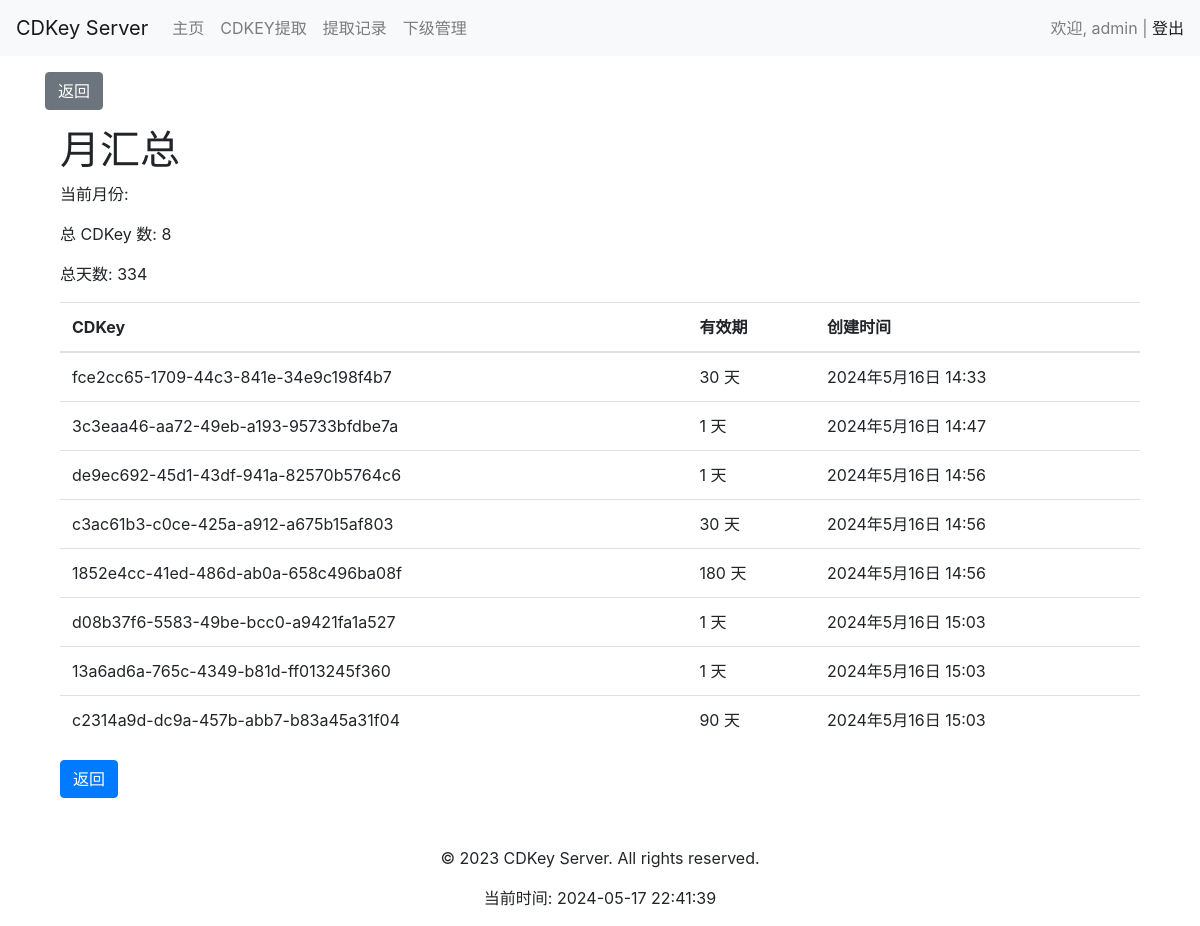
The page /user/cdkey/monthly-summary/ (signed in) on the database as committed earlier.
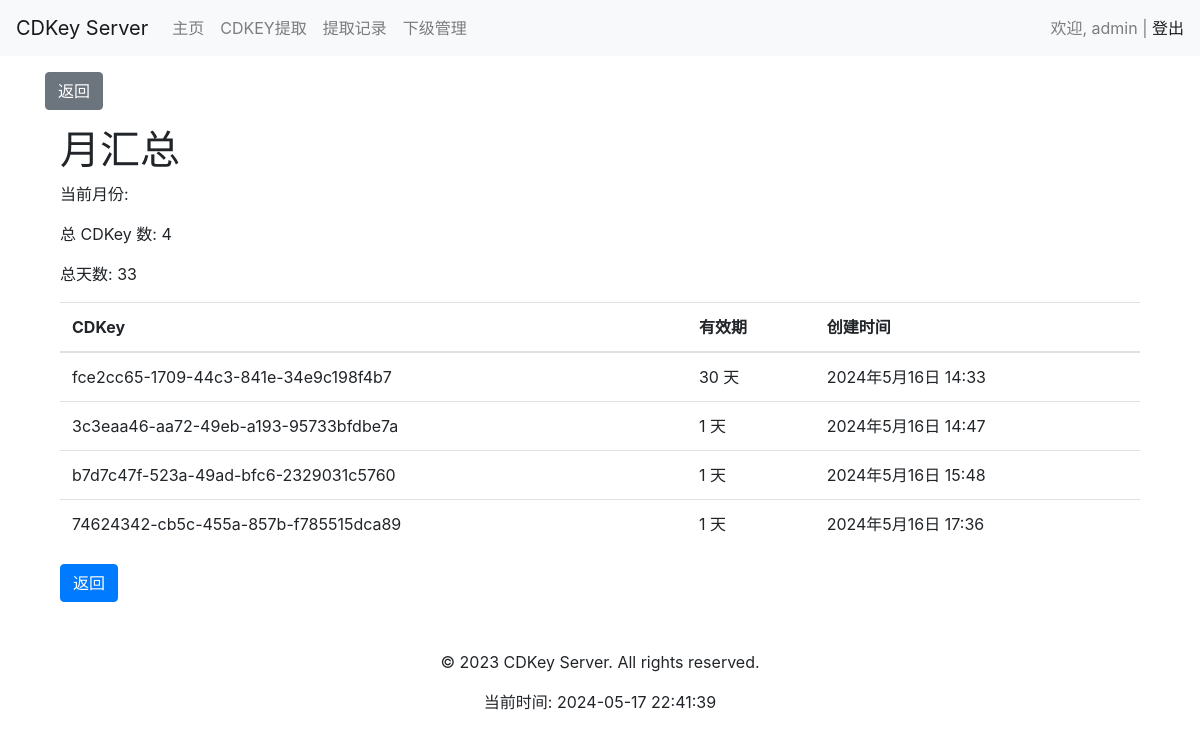
The same page on the database as committed later.
### user/models.py (models this page shows, shortened)
class CDKey(models.Model):
    VALIDITY_CHOICES = [
        (1, '1 天'),
        (30, '30 天'),
        (90, '90 天'),
        (180, '180 天'),
        (365, '365 天'),
        (730, '730 天'),
    ]
    key = models.CharField(max_length=255, unique=True)
    created_at = models.DateTimeField(auto_now_add=True)
    expires_at = models.DateTimeField()
    created_by = models.ForeignKey('User', on_delete=models.CASCADE, related_name='created_cdkeys')
    used_by = models.ForeignKey('User', on_delete=models.CASCADE, related_name='used_cdkeys', null=True, blank=True)
    used_at = models.DateTimeField(null=True, blank=True)
    validity_days = models.IntegerField(choices=VALIDITY_CHOICES, default=1)
    is_used_field = models.BooleanField(default=False, verbose_name="是否已使用")

### user/views.py (the view)
# urls.py: path('cdkey/monthly-summary/', views.cdkey_monthly_summary, name='cdkey_monthly_summary'),
def cdkey_monthly_summary(request):
    current_month = datetime.now().month
    current_year = datetime.now().year
    cdkeys = CDKey.objects.filter(created_by=request.user, created_at__month=current_month, created_at__year=current_year)
    total_cdkeys = cdkeys.count()
    total_days = sum(cdkey.validity_days for cdkey in cdkeys)
    context = {
        'cdkeys': cdkeys,
        'total_cdkeys': total_cdkeys,
        'total_days': total_days,
    }
    return render(request, 'user/cdkey_monthly_summary.html', context)

### user/templates/user/cdkey_monthly_summary.html
{% extends 'base.html' %}
{% block content %}
<div class="container">
    <h1>月汇总</h1>
    <p>当前月份: {{ current_month }}</p>
    <p>总 CDKey 数: {{ total_cdkeys }}</p>
    <p>总天数: {{ total_days }}</p>
    <table class="table">
        <thead>
            <tr>
                <th>CDKey</th>
                <th>有效期</th>
                <th>创建时间</th>
            </tr>
        </thead>
        <tbody>
            {% for cdkey in cdkeys %}
            <tr>
                <td>{{ cdkey.key }}</td>
                <td>{{ cdkey.validity_days }} 天</td>
                <td>{{ cdkey.created_at }}</td>
            </tr>
            {% endfor %}
        </tbody>
    </table>
    <a href="{% url 'user:cdkey_record' %}" class="btn btn-primary">返回</a>
</div>
{% endblock %}

Rows that differ between the two databases and show on the page:
removed CDKey: key "de9ec692-45d1-43df-941a-82570b5764c6", validity_days "1", created_at "2024年5月16日 14:56"
removed CDKey: key "c3ac61b3-c0ce-425a-a912-a675b15af803", validity_days "30", created_at "2024年5月16日 14:56"
removed CDKey: key "1852e4cc-41ed-486d-ab0a-658c496ba08f", validity_days "180", created_at "2024年5月16日 14:56"
removed CDKey: key "d08b37f6-5583-49be-bcc0-a9421fa1a527", validity_days "1", created_at "2024年5月16日 15:03"
removed CDKey: key "13a6ad6a-765c-4349-b81d-ff013245f360", validity_days "1", created_at "2024年5月16日 15:03"
removed CDKey: key "c2314a9d-dc9a-457b-abb7-b83a45a31f04", validity_days "90", created_at "2024年5月16日 15:03"
added CDKey: key "b7d7c47f-523a-49ad-bfc6-2329031c5760", validity_days "1", created_at "2024年5月16日 15:48"
added CDKey: key "74624342-cb5c-455a-857b-f785515dca89", validity_days "1", created_at "2024年5月16日 17:36"
Other text that changed with them:
{{ total_cdkeys }}: "8" → "4"
{{ total_days }}: "334" → "33"
